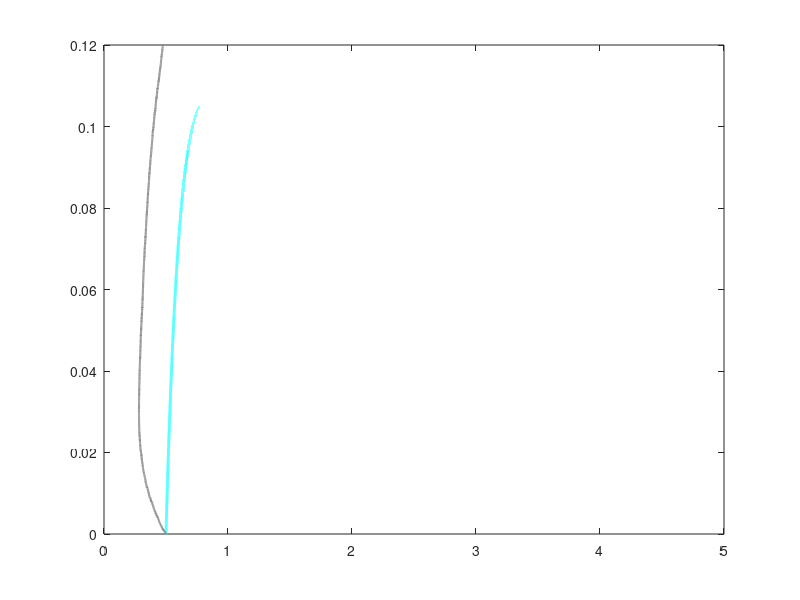
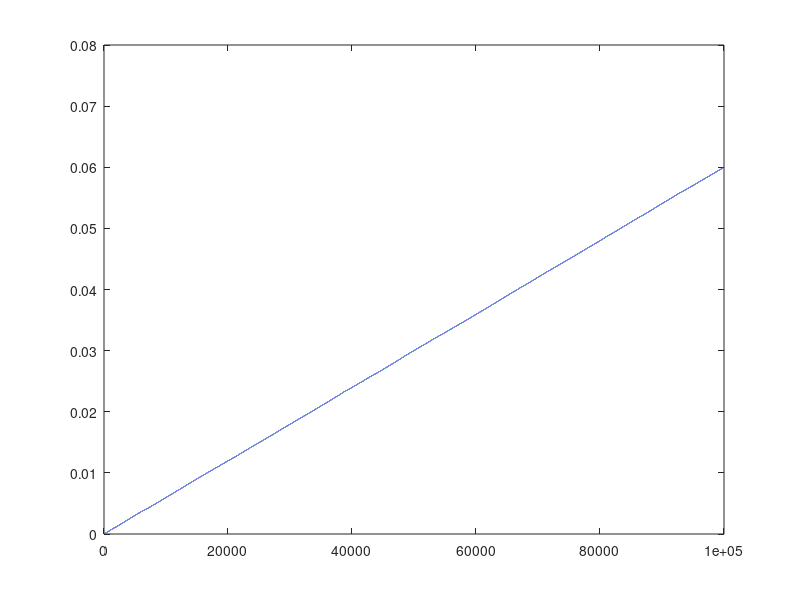

These figures' MATLAB source, in order:


clear
close all
clc





% activation model

clear
close all
clc

%% Kohler parameters


A = (1.4*1e-3); % in micro meters
B = (3.5*1e-4);

k = 1.28; %non dim

RHeq = @(x,coeff) 1 + A./x - B./(x.^(3));


%% Critical radius and supersaturation

r2_crit = 3*B/A;

s_crit = RHeq(sqrt(r2_crit));

rm = 3*B/A;

%% model parameters (micrometers)


N = 5*1e-11; % 1e-9 per micon^3 = 1e3 per cm3

A1 = 6*1e-10;
A2 = 3.5*1e20;
A3 = 50;
rhow = 1e-15;

alpha2 = 4*pi*rhow*A2*A3*N;
D = A3;


%% Noise intensity and vertical velocity

w = 0.1*1e6; % micron per second
s = 0.1*w; 

%% Seq

Seq = A1*w/(alpha2*sqrt(rm));

disp(strcat('Critical S:',num2str(100*(s_crit-1))))
disp(strcat('Equilibrium S:',num2str(100*Seq)))
disp(strcat('Critical r2:',num2str(r2_crit)))
disp(strcat('Steady r2:',num2str(rm)))
disp(strcat('Threshold alpha2*A:',num2str(alpha2*A)))
disp(strcat('SS timescale:',num2str(A1*w)))

epsilon = A1*s/(alpha2*sqrt(rm));




%% Initialise solution

dt = 1e-2;
tmax = 1e3;
n = floor(tmax/dt);

R = zeros(1,n);
S = zeros(1,n);
R(1) = sqrt(rm/3);

    
for i=1:n-1
    S(i+1) = S(i) + dt*A1*w + sqrt(dt)*A1*s*randn();
    R(i+1) = max(0,R(i) + dt*2*A3*(S(i)+1-RHeq(sqrt(R(i)),k)));
end

%% plot

x = [0:1e-5:10];

figure
plot(sqrt(x),100*(RHeq(sqrt(x))-1),'LineWidth',2,'color','cyan')
hold on
plot(R,100*S,'color',[0.5,0.5,0.5],'LineWidth',1.5)
axis([0,5,0.00,0.12])


figure
plot(S)
